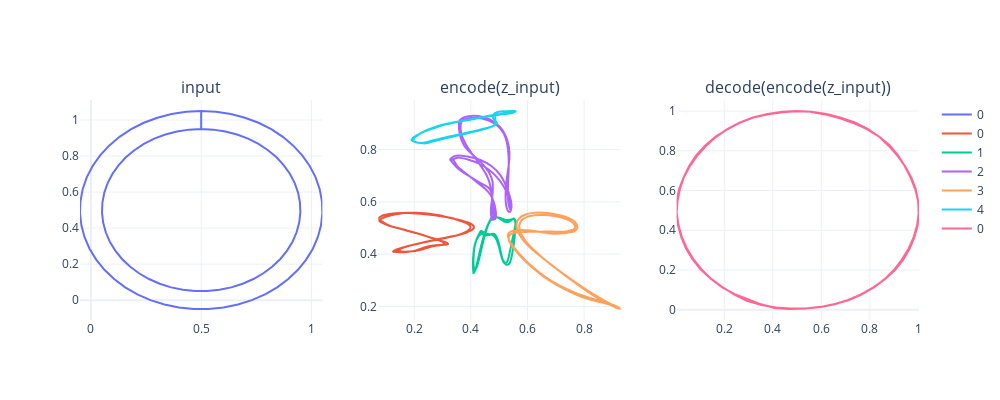

The notebook cell saved with this chart:
### Code cell
######################
d_hat = dModel.predict(z_input)
z_hat = eModel.predict(d_hat)

x_hat = gModel.predict(d_hat)
x_stroke = ga.unFlatten(x_hat)

########### z input
zd_in = np.array([z_input[:,0], z_input[:,1]]) #x,y
zInGraph = ga.graphCurves([zd_in], layout, dashRange=range(40,80), mode='lines')
zInGraph.data[0].line = dict(width=2)

########### z output
zOutG = np.array([z_hat[:,0], z_hat[:,1]]) #x,y
zOut_graph = ga.graphCurves([zOutG], layout, dashRange=range(40,80), mode='lines')
zOut_graph.data[0].line = dict(width=2)

############ char output
OutStroke = d_hat # x_stroke
gs0 = np.array([x_hat[:,0], x_hat[:,1]]) 
gs1 = np.array([x_hat[:,1], x_hat[:,2]]) 
gs2 = np.array([x_hat[:,2], x_hat[:,3]]) 
gs3 = np.array([x_hat[:,3], x_hat[:,4]]) 
gs4 = np.array([x_hat[:,4], x_hat[:,5]]) 
x_graph = ga.graphCurves([gs0,gs1,gs2,gs3,gs4], layout, dashRange=range(40,80), mode='lines')

############# 
subplot_titles=["input", "encode(z_input)", "decode(encode(z_input))"]
pp = py.subplots.make_subplots(rows=1, cols=3, subplot_titles=subplot_titles) #,shared_xaxes=True,shared_yaxes=True,)
pp.add_traces(zInGraph.data[0], rows=[1], cols=[1])

pp.add_traces(x_graph.data[0], rows=[1], cols=[2])
pp.add_traces(x_graph.data[1], rows=[1], cols=[2])
pp.add_traces(x_graph.data[2], rows=[1], cols=[2])
pp.add_traces(x_graph.data[3], rows=[1], cols=[2])
pp.add_traces(x_graph.data[4], rows=[1], cols=[2])

pp.add_traces(zOut_graph.data[0], rows=[1], cols=[3])
pp.update_layout(template='plotly_white',height=400, width=1000) #height=800, width=600, 
pp
